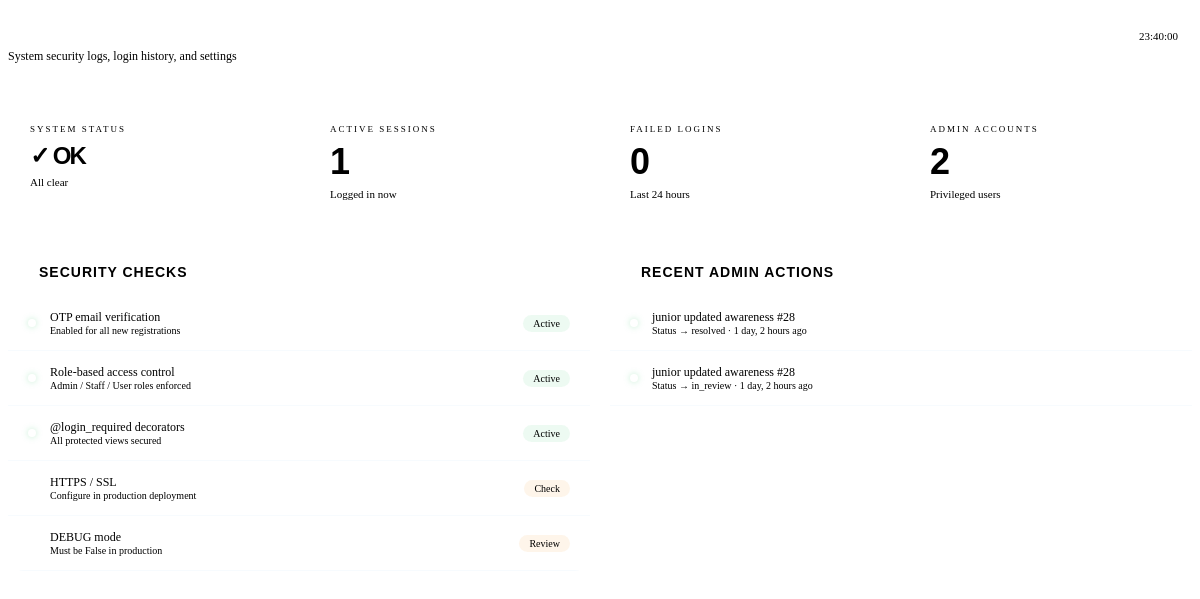
The page /admin-dashboard/security/ (signed in) on the database its author committed.
### myapp/models.py (models this page shows, shortened)
class StaffFeedback(models.Model):
    staff      = models.ForeignKey(User, on_delete=models.SET_NULL, null=True, related_name='feedbacks_given')
    category   = models.CharField(max_length=50)   # matches CATEGORY_MAP slug
    post_id    = models.PositiveIntegerField()      # generic FK — works across all post models
    message    = models.TextField()
    new_status = models.CharField(max_length=20)
    email_sent = models.BooleanField(default=False)
    created_at = models.DateTimeField(auto_now_add=True)
    class Meta:
        verbose_name        = 'Staff Feedback'
        verbose_name_plural = 'Staff Feedback'
        ordering            = ['-created_at']

### myapp/views.py (the view)
# urls.py: path('admin-dashboard/security/', views.security_partial, name='security_partial'),
@login_required
@admin_required
def security_partial(request):
    ctx = _base_admin_ctx()
    ctx['recent_feedback']   = StaffFeedback.objects.select_related('staff').order_by('-created_at')[:10]
    ctx['active_sessions']   = 1  # Replace with real session count if using django-session
    ctx['failed_logins']     = 0
    return render(request, 'admin/partials/security.html', ctx)

### myapp/templates/admin/partials/security.html (shortened to what this page needs)
{% load static %}
<div class="topbar">
  <div><div class="page-title">Security</div><div class="page-sub">System security logs, login history, and settings</div></div>
  <div class="topbar-right"><div class="time-badge"><span class="status-dot"></span><span id="sec-clock">—</span></div></div>
</div>
<div class="stat-row cols-4" style="margin-bottom:28px;">
  <div class="stat-box green" style="animation-delay:.05s"><div class="stat-box-label">System Status</div><div class="stat-box-val" style="font-size:24px;">✓ OK</div><div class="stat-box-sub">All clear</div></div>
  <div class="stat-box blue" style="animation-delay:.1s"><div class="stat-box-label">Active Sessions</div><div class="stat-box-val">{{ active_sessions|default:"1" }}</div><div class="stat-box-sub">Logged in now</div></div>
  <div class="stat-box orange" style="animation-delay:.15s"><div class="stat-box-label">Failed Logins</div><div class="stat-box-val">{{ failed_logins|default:"0" }}</div><div class="stat-box-sub">Last 24 hours</div></div>
  <div class="stat-box purple" style="animation-delay:.2s"><div class="stat-box-label">Admin Accounts</div><div class="stat-box-val">{{ admin_count|default:"0" }}</div><div class="stat-box-sub">Privileged users</div></div>
</div>
<div class="two-col" style="animation:fadeUp .4s ease .2s both;">
  <div class="p-card">
    <div class="p-card-head"><div class="section-title">Security Checks</div></div>
    <div>
      <div class="sec-item"><div class="sec-status ok"></div><div style="flex:1"><div style="font-size:12px;color:var(--text);">OTP email verification</div><div style="font-size:10px;color:var(--muted2);">Enabled for all new registrations</div></div><span class="badge resolved">Active</span></div>
      <div class="sec-item"><div class="sec-status ok"></div><div style="flex:1"><div style="font-size:12px;color:var(--text);">Role-based access control</div><div style="font-size:10px;color:var(--muted2);">Admin / Staff / User roles enforced</div></div><span class="badge resolved">Active</span></div>
      <div class="sec-item"><div class="sec-status ok"></div><div style="flex:1"><div style="font-size:12px;color:var(--text);">@login_required decorators</div><div style="font-size:10px;color:var(--muted2);">All protected views secured</div></div><span class="badge resolved">Active</span></div>
      <div class="sec-item"><div class="sec-status warn"></div><div style="flex:1"><div style="font-size:12px;color:var(--text);">HTTPS / SSL</div><div style="font-size:10px;color:var(--muted2);">Configure in production deployment</div></div><span class="badge pending">Check</span></div>
      <div class="sec-item"><div class="sec-status warn"></div><div style="flex:1"><div style="font-size:12px;color:var(--text);">DEBUG mode</div><div style="font-size:10px;color:var(--muted2);">Must be False in production</div></div><span class="badge pending">Review</span></div>
    </div>
  </div>
  <div class="p-card">
    <div class="p-card-head"><div class="section-title">Recent Admin Actions</div></div>
    <div>
      {% for fb in recent_feedback %}
      <div class="sec-item">
        <div class="sec-status ok"></div>
        <div style="flex:1;">
          <div style="font-size:12px;color:var(--text);">{{ fb.staff.username }} updated {{ fb.category }} #{{ fb.post_id }}</div>
          <div style="font-size:10px;color:var(--muted2);">Status → {{ fb.new_status }} · {{ fb.created_at|timesince }} ago</div>
        </div>
      </div>
      {% empty %}
      <div class="empty-state"><div class="empty-icon">🔒</div><div class="empty-title">No Actions Yet</div></div>
      {% endfor %}
    </div>
  </div>
</div>

### myapp/templates/admin/partials/_shared_styles.html (style rules this page uses)
.topbar { display:flex; align-items:center; justify-content:space-between; margin-bottom:40px; }
.page-title { font-family:'Syne',sans-serif; font-weight:800; font-size:32px; letter-spacing:-1px; background:linear-gradient(135deg,var(--text),var(--accent)); -webkit-background-clip:text; -webkit-text-fill-color:transparent; background-clip:text; }
.page-sub { font-size:12px; color:var(--muted2); margin-top:4px; }
.topbar-right { display:flex; align-items:center; gap:12px; }
.time-badge { font-size:11px; color:var(--muted2); background:var(--surface2); border:1px solid var(--border); padding:6px 14px; border-radius:20px; }
.status-dot { width:8px; height:8px; background:var(--accent3); border-radius:50%; display:inline-block; margin-right:6px; animation:pulse-green 2s infinite; }
.section-title { font-family:'Syne',sans-serif; font-weight:700; font-size:14px; letter-spacing:1px; text-transform:uppercase; color:var(--text); display:flex; align-items:center; gap:8px; }
.section-title::before { content:''; width:3px; height:16px; background:var(--accent); border-radius:2px; }
.p-card { background:var(--surface); border:1px solid var(--border); border-radius:16px; overflow:hidden; margin-bottom:24px; animation:fadeUp .4s ease both; }
.p-card-head { padding:16px 20px; border-bottom:1px solid var(--border); background:var(--surface2); display:flex; align-items:center; justify-content:space-between; }
.badge { font-size:10px; padding:3px 10px; border-radius:20px; font-weight:500; }
.badge.pending { background:rgba(246,173,85,.12); color:var(--accent2); }
.badge.resolved { background:rgba(104,211,145,.12); color:var(--accent3); }
.stat-row { display:grid; gap:16px; margin-bottom:24px; }
.stat-row.cols-4 { grid-template-columns:repeat(4,1fr); }
.stat-box { background:var(--surface); border:1px solid var(--border); border-radius:14px; padding:20px 22px; position:relative; overflow:hidden; animation:fadeUp .4s ease both; }
.stat-box::before { content:''; position:absolute; top:0; left:0; right:0; height:2px; border-radius:14px 14px 0 0; }
.stat-box.blue::before { background:linear-gradient(90deg,var(--accent),transparent); }
.stat-box.green::before { background:linear-gradient(90deg,var(--accent3),transparent); }
.stat-box.orange::before { background:linear-gradient(90deg,var(--accent2),transparent); }
.stat-box.purple::before { background:linear-gradient(90deg,var(--accent5),transparent); }
.stat-box-label { font-size:9px; letter-spacing:2px; text-transform:uppercase; color:var(--muted2); margin-bottom:10px; }
.stat-box-val { font-family:'Syne',sans-serif; font-weight:800; font-size:36px; letter-spacing:-2px; line-height:1; }
.stat-box.blue .stat-box-val { color:var(--accent); }
.stat-box.green .stat-box-val { color:var(--accent3); }
.stat-box.orange .stat-box-val { color:var(--accent2); }
.stat-box.purple .stat-box-val { color:var(--accent5); }
.stat-box-sub { font-size:11px; color:var(--muted2); margin-top:8px; }
.two-col { display:grid; grid-template-columns:1fr 1fr; gap:20px; }

### myapp/templates/admin/partials/security.html (style rules this page uses)
.sec-item { display:flex;align-items:center;gap:14px;padding:14px 20px;border-bottom:1px solid rgba(99,179,237,.05);transition:background .15s; }
.sec-status { width:8px;height:8px;border-radius:50%;flex-shrink:0; }
.sec-status.ok { background:var(--accent3);box-shadow:0 0 6px rgba(104,211,145,.4); }
.sec-status.warn { background:var(--accent2); }

### rows shown on the page
StaffFeedback: staff.username "junior", category "awareness", post_id "28", new_status "resolved", created_at "1 day, 2 hours"
StaffFeedback: staff.username "junior", category "awareness", post_id "28", new_status "in_review", created_at "1 day, 2 hours"

### other values the page prints
{{ active_sessions|default:"1" }} "1"
{{ failed_logins|default:"0" }} "0"
{{ admin_count|default:"0" }} "2"
